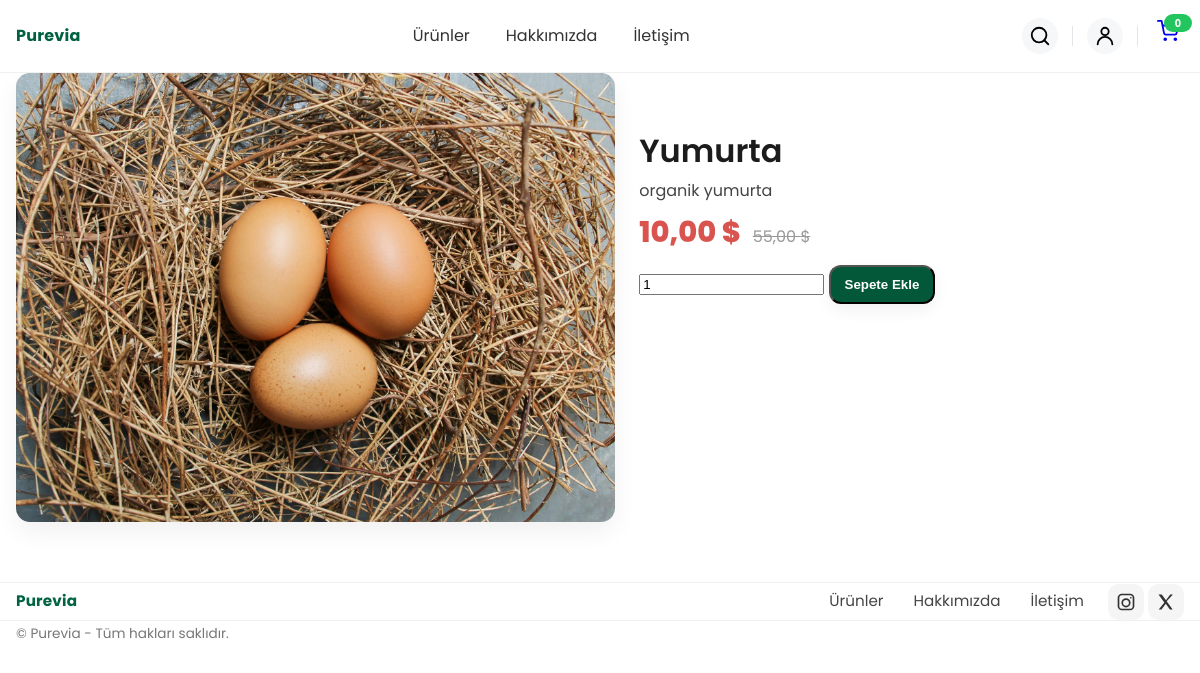
The app's page /urun/yumurta/ with its own data.
### urunler/models.py (models this page shows, shortened)
class Urunler(models.Model):
    isim = models.CharField(max_length=100)
    kullanici = models.ForeignKey(User,on_delete=models.CASCADE)
    marka = models.ForeignKey(Markalar,on_delete=models.CASCADE,blank=True,null=True)
    kategori =models.ForeignKey(Kategoriler,on_delete=models.CASCADE,null=True,blank=True)
    fiyat = models.DecimalField(decimal_places=2, max_digits=10)
    indirimli_fiyat = models.DecimalField(decimal_places=2, max_digits=10,null=True,blank=True)
    kisa_aciklama = models.CharField(max_length=100, null=True, blank=True)
    aciklama=models.TextField(blank=True, null=True)
    seo_title = models.CharField(max_length=100, null=True, blank=True)
    seo_description = models.TextField( null=True, blank=True)
    slug = models.SlugField(max_length=100, null=True, blank=True)
    aktifmi = models.BooleanField(default=True)
    resim = models.ImageField(upload_to="urunresimleri", null=True, blank=True)
    tarih = models.DateTimeField(auto_now_add=True)
    anasayfa = models.BooleanField(default=True)
    class Meta:
        verbose_name_plural = "Urunler"
        verbose_name = "Urun"

### urunler/views.py (the view)
# urls.py: path('urun/<slug:slug>/', views.urundetaysayfa, name='urundetay'),
def urundetaysayfa(request, slug):
    urun = get_object_or_404(Urunler,slug=slug)
    return render(request, 'urun.html',{"urun":urun})

### Purevia/context_processors.py (called while the page is built)
def global_context(request):
    cart = get_cart(request)
    total_items = 0
    for item in cart.values():
        if isinstance(item,dict):
            total_items += int(item.get('qty',0) or 0)
    return {
        'cart':cart,
        'cart_total_items':total_items,
        'site_name':'Purevia',
        'brand_color':'#006241',
    }

def cart_counter(request):
    cart = request.session.get('cart') or {}
    total_qty = 0
    for _, row in cart.items():
        try:
            total_qty += int(row.get('qty', 1))
        except Exception:
            total_qty += 1
    return {'cart_count':total_qty}

### urunler/utils.py (called while the page is built, shortened)
def get_cart(request):
    raw = request.session.get(CART_KEY) or {}
    cart = {}
    changet = False
    if changet:
        request.session[CART_KEY] = cart
        request.session.modified = True
    return cart

### templates/urun.html (shortened to what this page needs)
{% extends "base.html" %}
{% load static %}
{% block extra_css %}
<link rel="stylesheet" href="{% static 'css/product.css' %}">
{% endblock extra_css %}
{% block content %}
<section class="product container">
    <div class="product-grid">
        <div class="product-media">
            {% if urun.resim %}
                <img src="{{urun.resim.url}}" alt="{{urun.isim}}">
            {% else %}
                <img src="{% static 'default_image1.jpg' %}" alt="urun.isim">
            {% endif %}
        </div>
        <div class="product-info">
            <h1 class="product-title"> {{urun.isim}} </h1>
             <p class="product-desc"> {{urun.aciklama}} </p>
        <div class="product-price">
            {% if urun.indirimli_fiyat %}
                <strong class="price-discount"> {{urun.indirimli_fiyat}} $</strong>
                <del class="old">{{urun.fiyat}} $</del>
            {% else %}
                <strong class="price">{{urun.fiyat}} $</strong>
            {% endif %}
        </div>
        <div class="product-actions">
            <form action="{% url 'purevia:cart_add' %}" method="POST" class="add-to-cart">
                <input type="number" step="1" name="qty" min="1" value="1" class="qty-input">
                <button type="submit" class="btn btn-primary">Sepete Ekle</button>
            </form>
        </div>
        </div>
     </div>
</section>
{% endblock content %}

### static/css/style.css (style rules this page uses)
body { font-family: 'Poppins', sans-serif; font-weight: 400; font-size: 16px; line-height: 1.6; color: #333; }
h1, h2, h3, h4, h5 { font-weight: 600; line-height: 1.3; color: #1c1c1c; margin: 0 0 0 0.5rem; }
h1 { font-size: clamp(2rem, 5vw, 3rem); }
p { font-size: 1rem; color: #555; margin-bottom: 1em; }
.container { max-width: 1100px; margin: 0 auto; }
.product-grid { display: grid; gap: 20px; grid-template-columns: repeat(auto-fit,minmax(260px,1fr)); }
.price-discount { font-weight: 600; color: #d9534f; font-size: 1.8rem; }
.old { color: #999; font-size: 0.95rem; text-decoration: line-through; font-size: 1.6rem; }
.btn { display: inline-block; text-align: center; padding: 10px 14px; border-radius: 12px; font-weight: 600; box-shadow: 0 6px 16px rgba(0, 0, 0, .06); text-decoration: none; }
.btn-primary { flex-shrink: 0; background-color: #03583a; color: #fff; border-radius: 12px; transition: background .15s ease, transform 1s ease; }

### static/css/base_style.css (style rules this page uses)
:root { --container:1280px; --brand: #006241; --blur-bg: rgba(255,255,255,.65); --nav-offset: 100px; }
body { margin: 0; font-family: 'Poppins',sans-serif; }
.container { max-width: var(--container); margin: 0 auto; padding: 0 16px; }

### static/css/product.css (style rules this page uses)
.product-grid { display: grid; gap: 24px; grid-template-columns: 1.1fr 1fr; align-items: start; }
.product-media { background: #fff; border-radius: 14px; box-shadow: 0 10px 24px rgba(0, 0, 0, .06); overflow: hidden; }
.product-media img { display: block; width: 100%; height: auto; aspect-ratio: 4/3; object-fit: cover; object-position: center; }
.product-title { margin: 0; font-size: clamp( 22px,3.4vw, 32px); line-height: 1.15; }
.product-desc { color: #444; margin: 8px 0 0 ; }
.product-price { display: flex; align-items: baseline; gap: 12px; margin-top: 6px; }
.price-discount { font-weight: 800; font-size: 1.8rem; color: #d9534f; }
.old { color: #999; font-size: 1rem; text-decoration: line-through; }
.product-actions { display: flex; gap: 10px; align-items: center; margin-top: 10px; flex-wrap: wrap; }
.product-info { margin-top: 60px; }

### records on screen
Urunler: resim (picture), isim "Yumurta", aciklama "organik yumurta", indirimli_fiyat "10,00", fiyat "55,00"

### other values on screen
{{ cart_count|default:0 }} "0"
